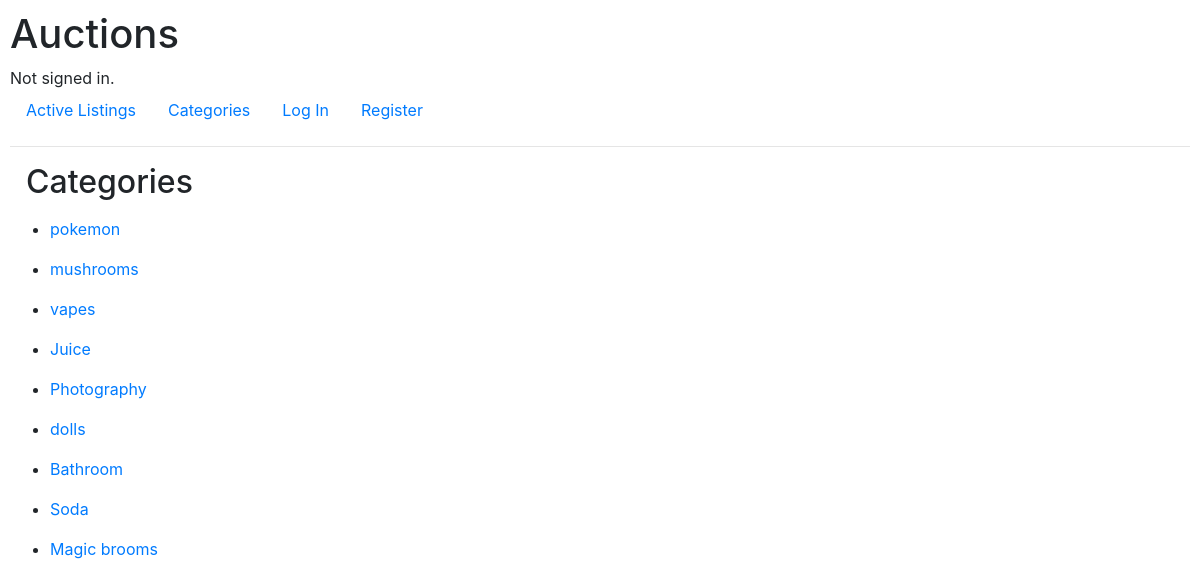
The page /categories on the database its author committed.
### auctions/models.py (models this page shows)
class Category(models.Model):
    categoryName = models.CharField(max_length=50)
    def __str__(self) -> str:
        return self.categoryName

### auctions/views.py (the view)
# urls.py: path("categories", views.categories, name="categories"),
def categories(request):
    categories = Category.objects.all()
    return render(request, 'auctions/categories.html', {
        'categories' : categories
    })

### auctions/templates/auctions/categories.html
{% extends "auctions/layout.html" %}
{% block body %}
    <h2 class="m-3">Categories</h2>
    {% for item in categories %}
        <ul>
            <li><a href="{% url 'auctions:category' cat=item.categoryName %}">{{ item }}<a/></li>
        </ul>
    {% endfor %}
{% endblock %}

### auctions/static/auctions/styles.css (style rules this page uses)
body { padding: 10px; }
li, a { width: fit-content; }

### rows shown on the page
Category: categoryName "pokemon"
Category: categoryName "mushrooms"
Category: categoryName "vapes"
Category: categoryName "Juice"
Category: categoryName "Photography"
Category: categoryName "dolls"
Category: categoryName "Bathroom"
Category: categoryName "Soda"
Category: categoryName "Magic brooms"
